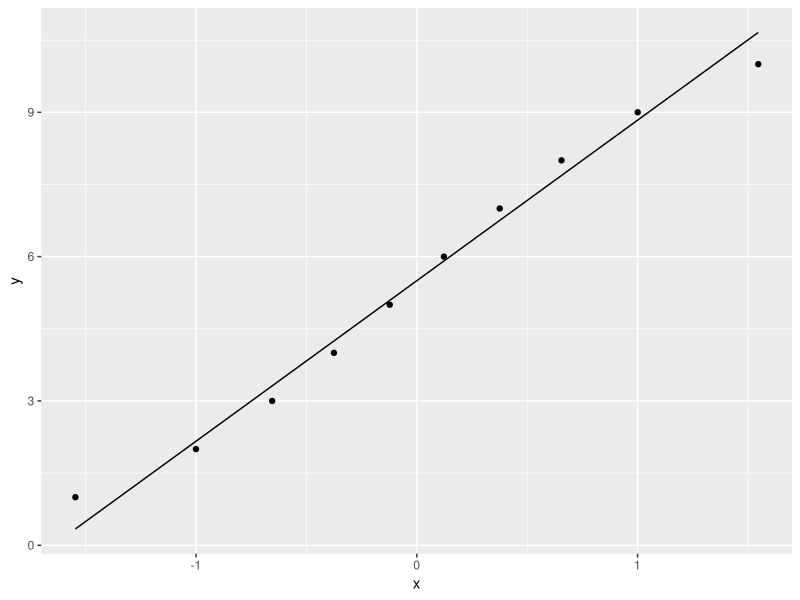
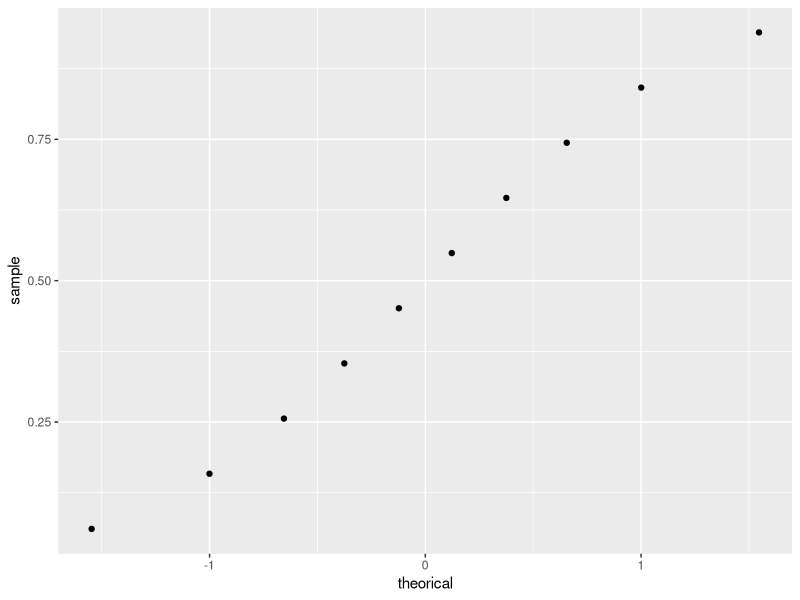

The R script that drew these images, in order:
# qq-plots from scratch ----

## https://www.r-bloggers.com/2020/08/q-q-plots-and-worm-plots-from-scratch/


# Libraries ----
library(tidyverse)

# Using the tidyverse ----
g <- tibble(y = 1:10) |>
  ggplot(aes(sample = y)) + 
  geom_qq(distribution = stats::qnorm) +
  geom_qq_line(distribution = stats::qnorm)

ggplot_build(g)$data[[1]]

g

# qq-plot data from scratch ----
data <- tibble(y = 1:10)

data |>
  mutate(sample = ppoints(length(y)),
         theorical = qnorm(sample)) |>
  _$theorical

# qq-plot plot from scratch
data |>
  mutate(sample = ppoints(length(y)),
         theorical = qnorm(sample)) |>
  ggplot() + 
  geom_point(aes(x = theorical, y = sample))